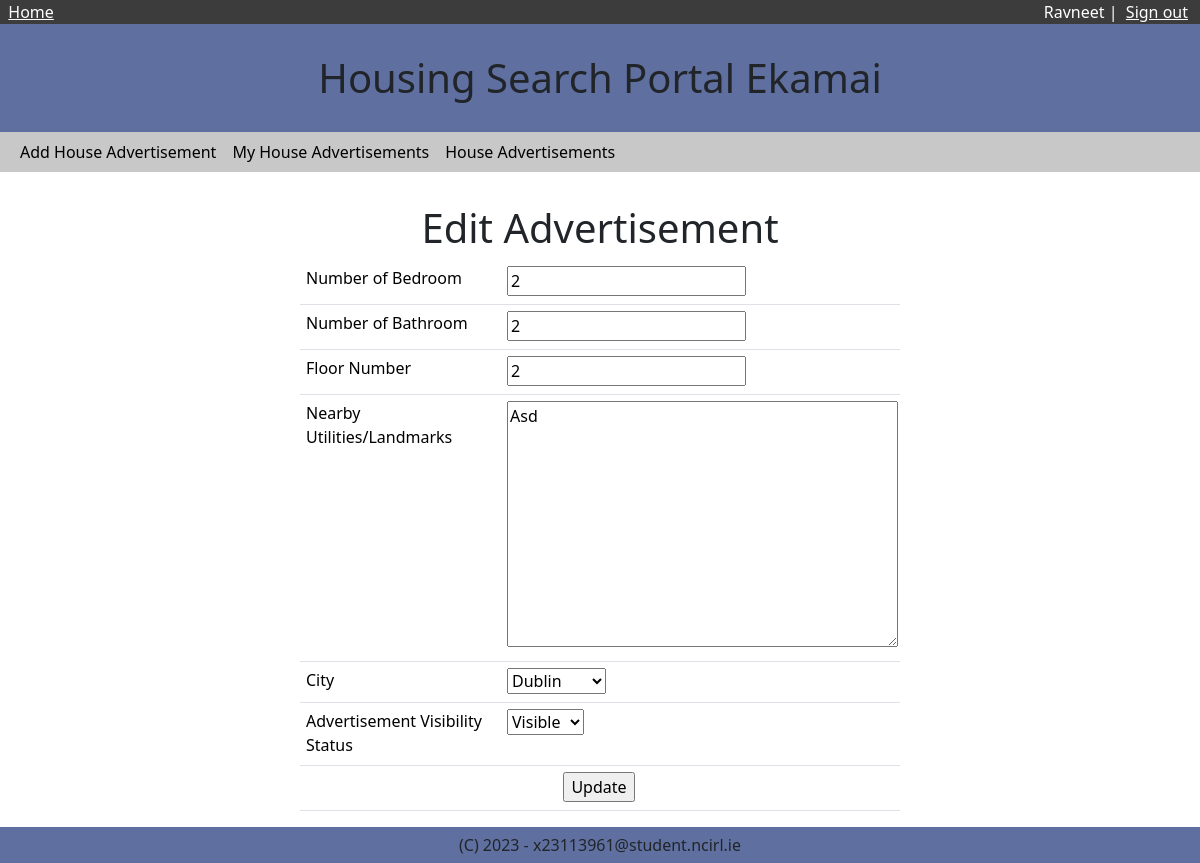
The page /houseadvertisement/1 (signed in) on the database its author committed.
### housingapp/models.py (models this page shows)
class HouseAdvertisement(models.Model):
    number_of_bedroom = models.IntegerField()
    number_of_bathroom = models.IntegerField()
    floor_number = models.IntegerField()
    nearby_utilities_landmarks = models.CharField(max_length=500)
    user = models.ForeignKey(User,on_delete=models.CASCADE)
    city = models.ForeignKey(City,on_delete=models.CASCADE)
    advertisement_visibility = models.IntegerField(choices=advertisement_visibility)

### housingapp/views.py (the view, shortened to what this page needs)
# urls.py: path('houseadvertisement/<int:houseadvertisement_id>', views.houseadvertisement_existing, name='houseadvertisement_existing'),
def houseadvertisement_existing(request, houseadvertisement_id):
    if request.method == 'GET':
        try:
            houseadvertisement = HouseAdvertisement.objects.get(pk=houseadvertisement_id)
            form = HouseAdvertisementForm(instance=houseadvertisement)
        except HouseAdvertisement.DoesNotExist:
            raise Http404("House Advertisement does not exist")
        context = {'form': form, 'id': houseadvertisement_id}
        return render(request, 'housingapp/houseadvertisement.html', context)

### housingapp/forms.py
class HouseAdvertisementForm(ModelForm):
    class Meta:
        model = HouseAdvertisement
        exclude = ["user"]
        widgets = {
            'nearby_utilities_landmarks': forms.Textarea()
            }

### housingapp/models.py (called while the page is built)
    def __str__(self):
        return self.name

### housingapp/templates/housingapp/houseadvertisement.html (shortened to what this page needs)
{% extends "housingapp/base_generic.html" %}
{% block content %}
    <div class="center-div">
        <h1>
            {% if not view %}
                {% if id %}
                    Edit Advertisement
                {% else %}
                    Add Advertisement
                {% endif %}
            {% else %}
                Advertisement
            {% endif %}
        </h1>
        <div class="left-manner-div">
            <form action='' method='post'>
                <table class="table">
                    {% if not view %}
                        <tr>
                            <td>Number of Bedroom</td>
                            <td>{{ form.number_of_bedroom }}</td>
                        </tr>
                        <tr>
                            <td>Number of Bathroom</td>
                            <td>{{ form.number_of_bathroom }}</td>
                        </tr>
                        <tr>
                            <td>Floor Number</td>
                            <td>{{ form.floor_number }}</td>
                        </tr>
                        <tr>
                            <td>Nearby Utilities/Landmarks</td>
                            <td>{{ form.nearby_utilities_landmarks }}</td>
                        </tr>
                        <tr>
                            <td>City</td>
                            <td>{{ form.city }}</td>
                        </tr>
                    {% endif %}
                    {% if not view %}
                        <tr>
                            <td>Advertisement Visibility Status</td>
                            <td>{{ form.advertisement_visibility }}</td>
                        </tr>
                        <tr>
                            <td colspan='2' style='text-align: center;'>
                                {% if id %}
                                    <input type="submit" value="Update">
                                {% else %}
                                    <input type="submit" value="Save">
                                {% endif %}
                            </td>
                        </tr>
                    {% endif %}
                </table>
            </form>
        </div>
    </div>
{% endblock content %}

### housingapp/templates/housingapp/base_generic.html (shortened to what this page needs)
{% load static %}
<!DOCTYPE html>
<html>
<head>
    <link href="https://cdn.jsdelivr.net/npm/bootstrap@5.3.2/dist/css/bootstrap.min.css" rel="stylesheet">
</head>
<body>
    <div class="topHeading">
        &nbsp;&nbsp;<a class="topHeading" href="/">Home</a>
        {% if user.is_authenticated %}
            <div class="topLeftHeading">
                {{user.first_name}}&nbsp;|&nbsp;
                <a class="topHeading" href="{% url 'sign_out' %}">Sign out</a>
            </div>
        {% endif %}
    </div>
    <div class="headerClass">
        Housing Search Portal Ekamai
    </div>
    {% if user.is_authenticated %}
        <nav class="navbar navbar-expand-md bg-body" style="padding-top: 0">
            <div class="container-fluid" style="background-color: rgb(200, 200, 200);">
                <div id="navcol-1" class="collapse navbar-collapse">
                    <ul class="navbar-nav">
                        <li class="nav-item"><a class="nav-link active" href="{% url 'housingapp:houseadvertisement_create' %}">Add House Advertisement</a></li>
                        <li class="nav-item"><a class="nav-link active" href="{% url 'housingapp:myhouseadvertisements' %}">My House Advertisements</a></li>
                        <li class="nav-item"><a class="nav-link active" href="{% url 'housingapp:houseadvertisements' %}">House Advertisements</a></li>
                    </ul>
                </div>
            </div>
        </nav>
    {% endif %}
<main>
{% block content %}{% endblock %}
</main>
    <footer>
        <div class="footerClass">
            (C) 2023 - x23113961@student.ncirl.ie
        </div>
    </footer>
</body>
</html>

### housingapp/templates/housingapp/base_generic.html (style rules this page uses)
.headerClass { width: 100%; text-align: center; font-size: 250%; padding-top: 2%; padding-bottom: 2%; background-color: rgb(95, 112, 160); }
.footerClass { width: 100%; text-align: center; padding-top: 0.5%; padding-bottom: 0.5%; background-color: rgb(95, 112, 160); }
.topHeading { background-color: rgb(60, 60, 60); color: white; }
.topLeftHeading { display: inline; float: right; padding-right:1%; }

### housingapp/templates/housingapp/houseadvertisement.html (style rules this page uses)
.center-div { text-align: center; padding-top: 2%; }
.left-manner-div { margin: 0 auto; width: 50%; text-align: left; }
.table td { padding-left: 1%; padding-top: 1%; text-align: left; }

### rows shown on the page
HouseAdvertisement: number_of_bedroom "2", number_of_bathroom "2", floor_number "2", nearby_utilities_landmarks "Asd", city "Dublin", advertisement_visibility "Visible"

### other values the page prints
{{ user.first_name }} "Ravneet"
